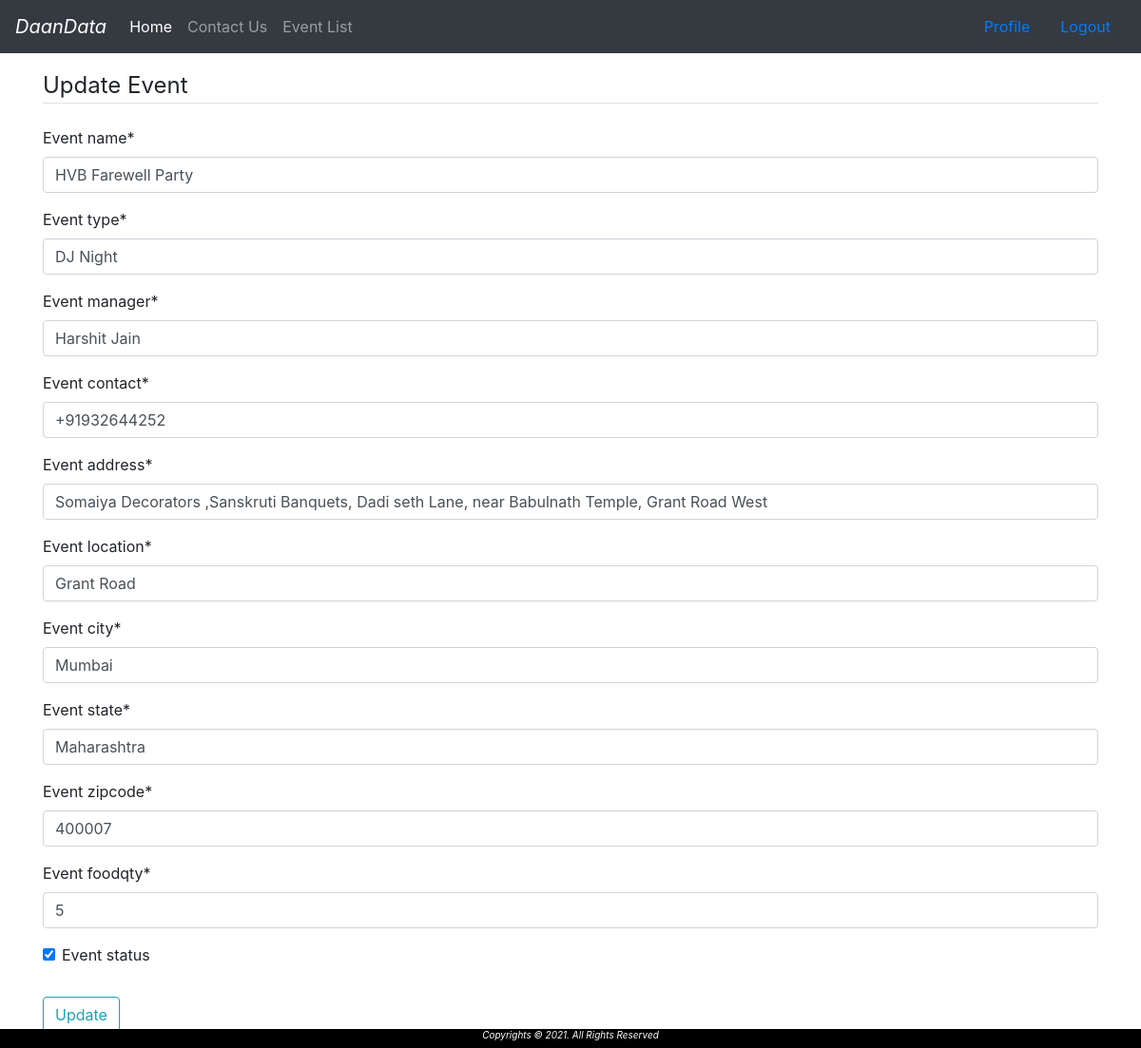
Page /eventManager/updateEvent/7 (signed in) on the committed database.
### eventManager/models.py (models this page shows, shortened)
class PostEvent(models.Model):
    event_id = models.AutoField
    event_organiser = models.ForeignKey(EventManager, on_delete=models.CASCADE)
    event_name = models.CharField(max_length=100)
    event_manager = models.CharField(max_length=100)
    event_contact = models.CharField(max_length=13)
    event_address = models.CharField(max_length=200)
    event_location = models.CharField(max_length=100)
    event_city = models.CharField(max_length=100)
    event_state = models.CharField(max_length=100)
    event_zipcode = models.CharField(max_length=10)
    event_foodqty = models.PositiveIntegerField(default=0)
    event_type = models.CharField(max_length=100, default='')
    event_status = models.BooleanField(default=False)
    event_lat = models.CharField(max_length=100, default='')
    event_lon = models.CharField(max_length=100, default='')

### eventManager/views.py (the view)
# urls.py: path('updateEvent/<int:pk>', views.event_update, name='event-update'),
@login_required
def event_update(request, pk):
    instance = get_object_or_404(PostEvent, id=pk)
    form = EventUpdateForm(request.POST or None, instance=instance)
    if form.is_valid():
        form.save()
        return redirect('event-myevents')
    return render(request, 'eventManager/updateEvent.html', {'form': form})

### eventManager/forms.py
class EventUpdateForm(forms.ModelForm):
    event_name = forms.CharField()
    event_manager = forms.CharField()
    event_contact = forms.CharField()
    event_address = forms.CharField()
    event_location = forms.CharField()
    event_city = forms.CharField()
    event_state = forms.CharField()
    event_zipcode = forms.CharField()
    event_foodqty = forms.IntegerField()
    event_type = forms.CharField()
    event_status = forms.BooleanField(required=False)
    class Meta:
        model = PostEvent
        fields = ['event_name', 'event_type', 'event_manager', 'event_contact', 'event_address',
                  'event_location', 'event_city', 'event_state', 'event_zipcode', 'event_foodqty', 'event_status']

### eventManager/templates/eventManager/updateEvent.html (shortened to what this page needs)
{% extends "ngo/base.html" %}
{% load crispy_forms_tags %}
{% block body %}
<body style="background-color: rgb(255, 255, 255);">
  <div class="container mt-4">
        <form method='POST'>
            <fieldset class="form-group">
                <legend class="border-bottom mb-4">Update Event</legend>
                {{ form|crispy }}
            </fieldset>
            <div class="form-group">
                <button class="btn btn-outline-info" type="submit">Update</button>
            </div>
        </form>
    </div>
</body>
{% endblock body %}

### rows in the picture
PostEvent: event_name "HVB Farewell Party", event_type "DJ Night", event_manager "Harshit Jain", event_contact "+91932644252", event_address "Somaiya Decorators ,Sanskruti Banquets, Dadi seth Lane, near Babulnath Temple, Grant Road West", event_location "Grant Road", event_city "Mumbai", event_state "Maharashtra", event_zipcode "400007", event_foodqty "5", event_status "☑"
